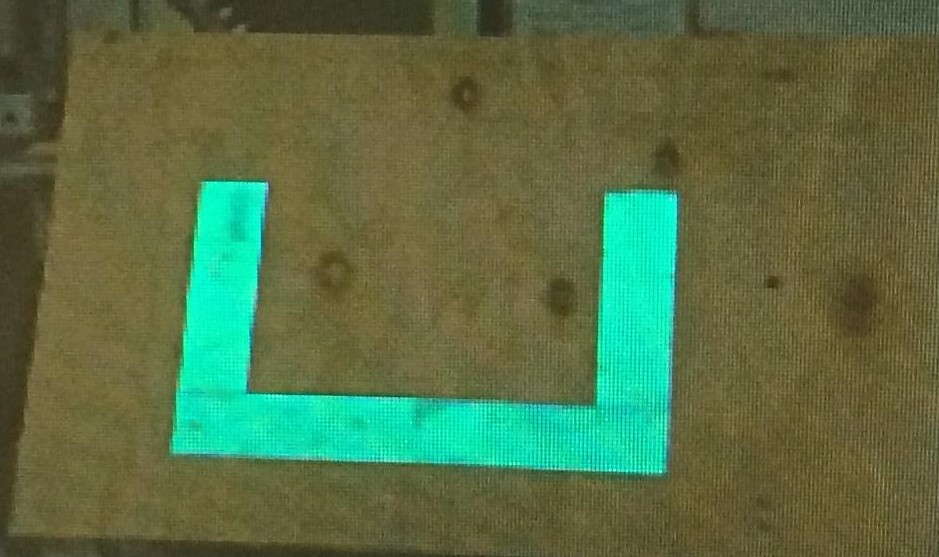
#> input picture Skonan/DevelopmentFiles/FRC.jpg, 939 x 557 px
$ python COmputerVision.py   (older library calls are emulated)
#> lines starting #> are read from the running program, lines starting #| are printed output that depends on the picture; after the words box and inside, x2 and y2 are one past the last pixel; in counts of white or black regions, pixels touching at a corner belong together
import cv2
import numpy as np


def onmouse(k,x,y,s,p):
    if k==1:   # left mouse, print pixel at x,y
        print ([x,y])

if __name__ == '__main__':

    img = cv2.imread('FRC.jpg')
#> img is the input picture: shape (557, 939, 3); mean B, G, R 70.5, 110.5, 88.8

    length1,width1,channels = img.shape
#> length1 = 557; width1 = 939; channels = 3
    img = cv2.GaussianBlur(img, (5, 5), 0)


    hsv = cv2.cvtColor(img, cv2.COLOR_BGR2HSV)
#> hsv: shape (557, 939, 3); mean H, S, V 35, 128.1, 115.1


    lower_green = np.array([75, 200, 170])
    upper_green = np.array([90, 255, 255])

    mask = cv2.inRange(hsv, lower_green, upper_green)
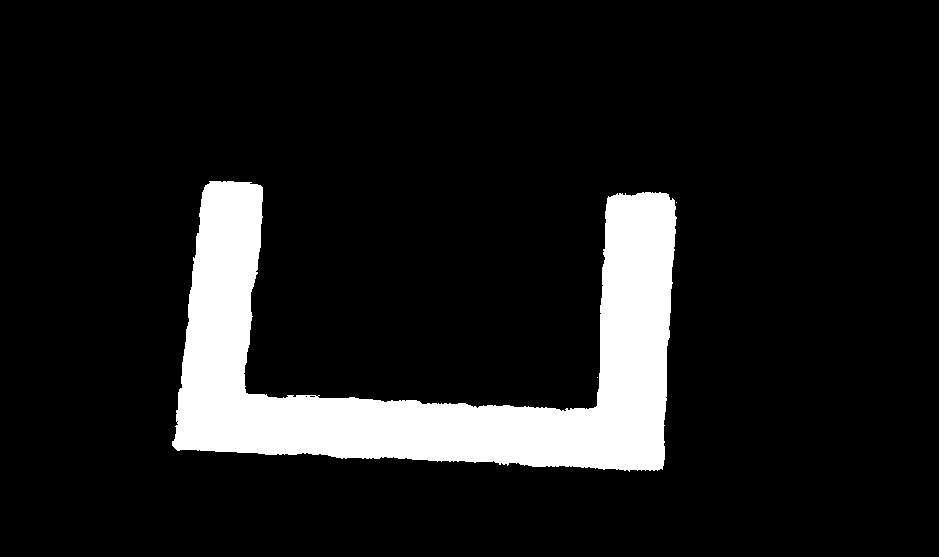
#> mask: shape (557, 939); 10.9% white; 3 white regions (2 under 20 px)
    res = cv2.bitwise_and(hsv, hsv, mask=mask)
#> res: shape (557, 939, 3); mean H, S, V 9.1, 25.8, 24.9

    h,s,v = cv2.split(res)
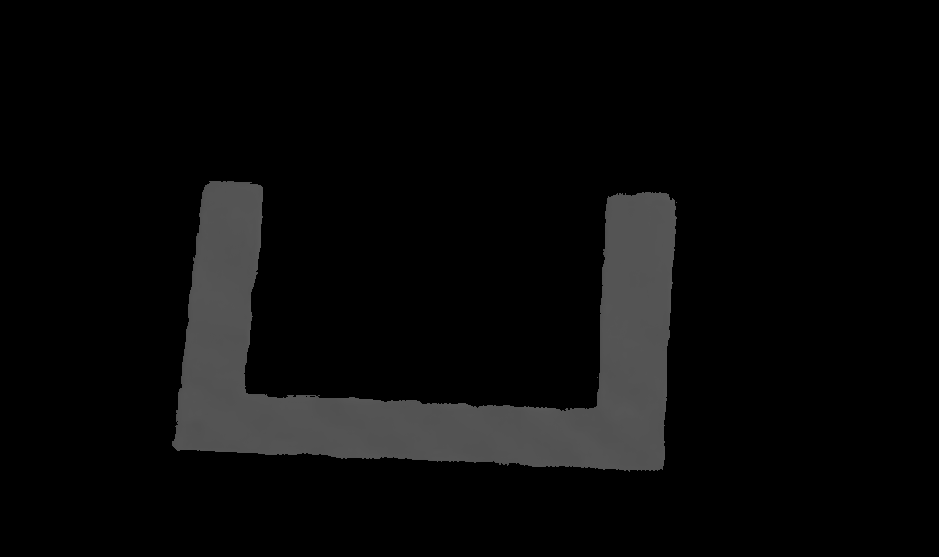
#> h: shape (557, 939); min 0, max 89, mean 9.1
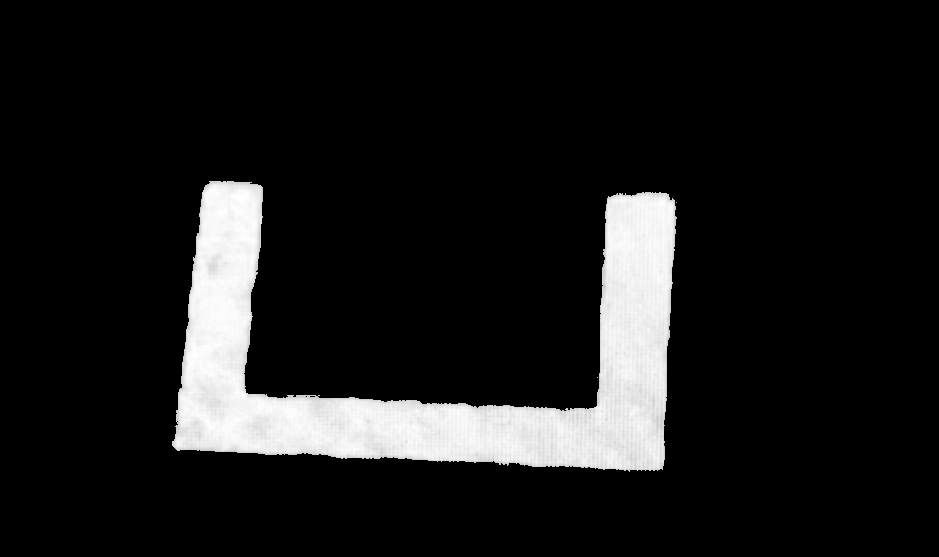
#> s: shape (557, 939); min 0, max 255, mean 25.8


    im2,contours,hierarchy = cv2.findContours(s,cv2.RETR_TREE,cv2.CHAIN_APPROX_NONE)
#> contours = 6 contours, 5 with area under 20; largest, box (x1, y1, x2, y2) and area: (172, 181, 677, 472) 55863

    #print("Contours: %d" % contours.size())
    #print("Hierarchy: %d" % hierarchy.size())

    cv2.drawContours(img,contours[0], -1, (0, 0, 255), 3)
#> img: shape (557, 939, 3); mean B, G, R 70.5, 110.5, 88.8


    cnt = contours[0]
#> cnt = [[597, 377]]
    perimeter = cv2.arcLength(cnt, True)
#> perimeter = 0


    M = cv2.moments(cnt)
#> M = moments, m00 0

#> (the run stopped early here; a loop or call above may not have finished)
